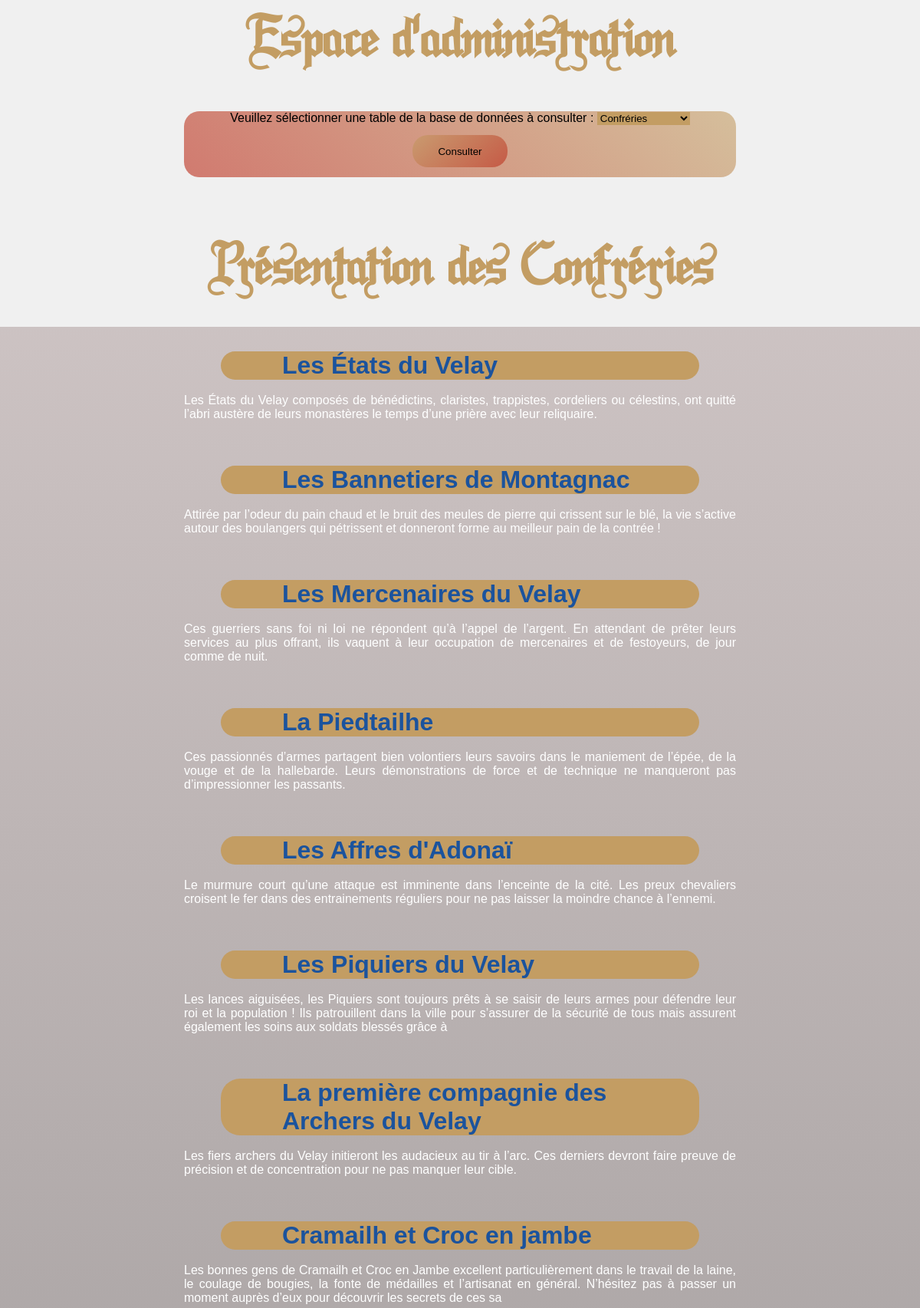
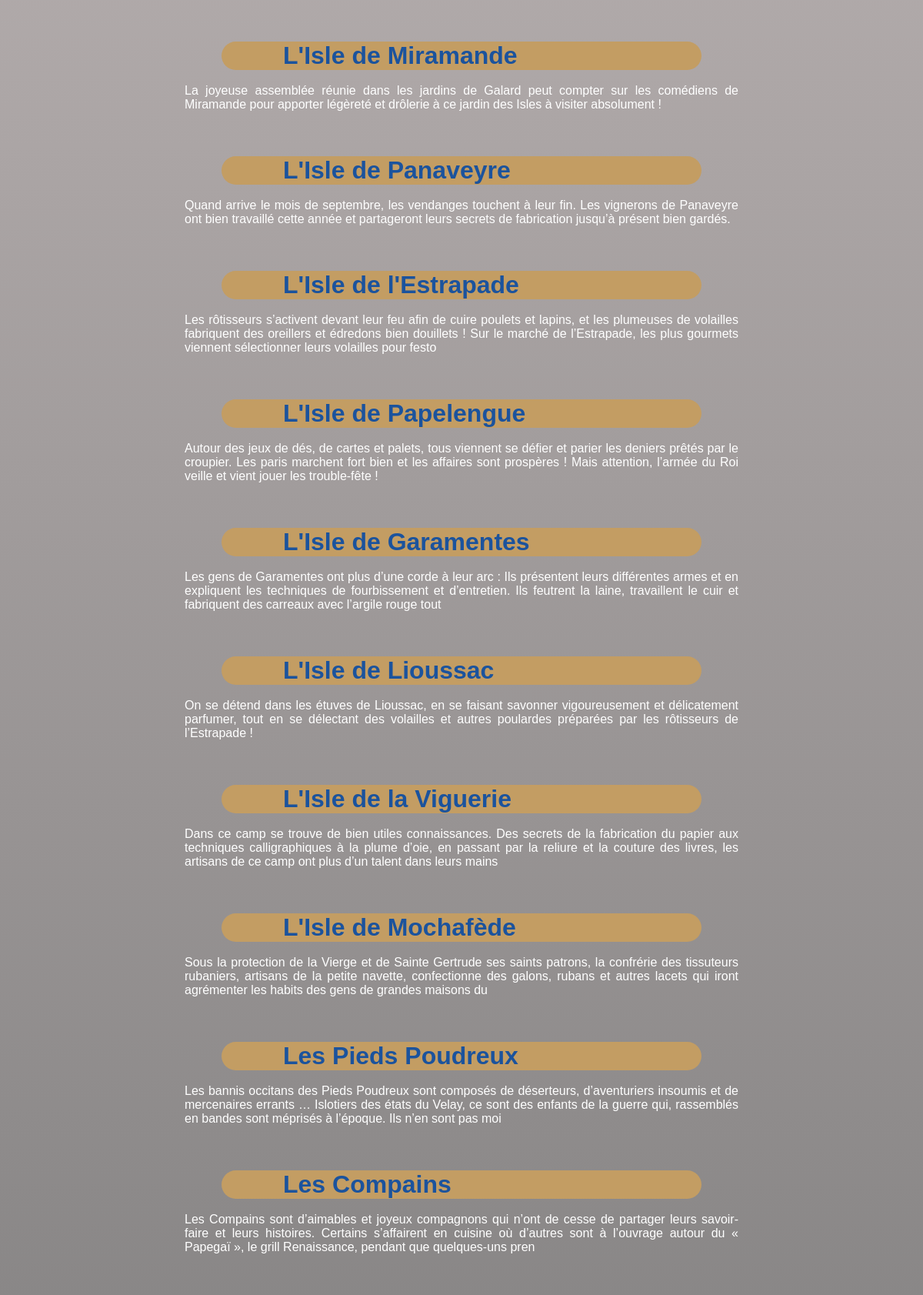
/Versions/V1/Site/confrerie_admin.php (upper part), run on the app's committed database (2 pictures, top to bottom).
### tables this page shows
CREATE TABLE `confrerie` (
  `bio` varchar(255) NOT NULL,
  `nomConfrerie` varchar(255) NOT NULL
);

### Versions/V1/Site/confrerie_admin.php (the view, shortened to what this page needs)
<?php
    $db=new
    PDO('mysql:host=localhost;port=3306;dbname=lcdr','root','');
    $results=$db->query('SELECT nomConfrerie, bio FROM confrerie');
    $tab=$results->fetchAll();
    $confreries=count($tab);
    class Confrerie
    {
        public $nomConfrerie="";
        public $bio="";
        public function __construct($nomConfrerie, $bio)
        {
            $this->nomConfrerie=$nomConfrerie;
            $this->bio=$bio;
        }
        public function affichage()
        {
            echo '<b class="conf-titre">'.$this->nomConfrerie.'</b><div class="espace"><p><br>'.$this->bio.'<br><br><p> </div>';
        }
    }
?>
<!doctype HTML>
<html lang="fr">
    <head>
        <link rel="stylesheet" href="css/style.css">
        <link rel="stylesheet" href="css/conf-pres.css">
    </head>
    <body>
        <h1>Espace d'administration</h1>
        <form method="POST" action="Admin2.php">
        <div class="bouton-admin">
            <label>Veuillez sélectionner une table de la base de données à consulter :</label>
            <select id="select" name="select">
                <option value="Confrerie2.php" selected>Confréries</option>
            </select>
            <button id="button">Consulter</button>
        </div>
        </form>
        <br>
        <h1>Présentation des Confréries</h1>
        <section  class="presentation-conf">
            <div class="contenu">
                <?php
                    $confrerie=array();
                    for($i=0;$i<$confreries;$i++)
                    {
                        $confrerie[$i]=new Confrerie($tab[$i][0], $tab[$i][1]);
                        $confrerie[$i]->affichage();
                    }
                ?>
            </div>
        </section>
    </body>
</html>

### Versions/V1/Site/css/style.css (style rules this page uses)
* { margin: 0; padding: 0; box-sizing: border-box; }
body { background: #f0f0f0; min-height: 200vh; }
h1, h2 { color: #C39D63; font-family: LABRIT; font-size: 9.28vh; text-align: center; }
p { color:#fff; font-family: Arial, Helvetica; text-align: justify; }

### Versions/V1/Site/css/conf-pres.css (style rules this page uses)
.presentation-conf { background: linear-gradient( rgba(180, 164, 164, 0.6),rgba(31, 31, 31, 0.6)); margin-top: 2em; padding: 2em 0; }
.contenu { display: flex; flex-direction: column; margin-left: 20%; margin-right: 20%; justify-content: center; }
.conf-titre { font-size: xx-large; color: #1B539D; background-color: #C39D63; border-radius: 25px; padding-left: 2.5em; margin: 0 1.5em; font-family: Arial, Helvetica; }
.espace { padding-bottom: 2.5em; }
.bouton-admin { text-align: center; font-family: Arial, Helvetica; background: linear-gradient(45deg,rgba(188, 44, 26, 0.6),rgba(195, 157, 99, 0.6)); border-radius: 20px; margin: 3em 20%; }
#button { background: linear-gradient(135deg,rgba(195, 157, 99, 0.6),rgba(188, 44, 26, 0.6)); border-radius: 20px; padding: 1em 2.5em; margin: 1em 0; border: none; transition: 0.6s; }
#select { background-color: #C39D63; border: none; }

### data on the page
confrerie: nomConfrerie "Les États du Velay", bio "Les États du Velay composés de bénédictins, claristes, trappistes, cordeliers ou célestins, ont quitté l’abri austère de leurs monastères le temps d’une prière avec leur reliquaire."
confrerie: nomConfrerie "Les Bannetiers de Montagnac", bio "Attirée par l’odeur du pain chaud et le bruit des meules de pierre qui crissent sur le blé, la vie s’active autour des boulangers qui pétrissent et donneront forme au meilleur pain de la contrée !"
confrerie: nomConfrerie "Les Mercenaires du Velay", bio "Ces guerriers sans foi ni loi ne répondent qu’à l’appel de l’argent. En attendant de prêter leurs services au plus offrant, ils vaquent à leur occupation de mercenaires et de festoyeurs, de jour comme de nuit."
confrerie: nomConfrerie "La Piedtailhe", bio "Ces passionnés d’armes partagent bien volontiers leurs savoirs dans le maniement de l’épée, de la vouge et de la hallebarde. Leurs démonstrations de force et de technique ne manqueront pas d’impressionner les passants."
confrerie: nomConfrerie "Les Affres d'Adonaï", bio "Le murmure court qu’une attaque est imminente dans l’enceinte de la cité. Les preux chevaliers croisent le fer dans des entrainements réguliers pour ne pas laisser la moindre chance à l’ennemi."
confrerie: nomConfrerie "Les Piquiers du Velay", bio "Les lances aiguisées, les Piquiers sont toujours prêts à se saisir de leurs armes pour défendre leur roi et la population ! Ils patrouillent dans la ville pour s’assurer de la sécurité de tous mais assurent également les soins aux soldats blessés grâce à"
confrerie: nomConfrerie "La première compagnie des Archers du Velay", bio "Les fiers archers du Velay initieront les audacieux au tir à l’arc. Ces derniers devront faire preuve de précision et de concentration pour ne pas manquer leur cible."
confrerie: nomConfrerie "Cramailh et Croc en jambe", bio "Les bonnes gens de Cramailh et Croc en Jambe excellent particulièrement dans le travail de la laine, le coulage de bougies, la fonte de médailles et l’artisanat en général. N’hésitez pas à passer un moment auprès d’eux pour découvrir les secrets de ces sa"
confrerie: nomConfrerie "L'Isle de Miramande", bio "La joyeuse assemblée réunie dans les jardins de Galard peut compter sur les comédiens de Miramande pour apporter légèreté et drôlerie à ce jardin des Isles à visiter absolument !"
confrerie: nomConfrerie "L'Isle de Panaveyre", bio "Quand arrive le mois de septembre, les vendanges touchent à leur fin. Les vignerons de Panaveyre ont bien travaillé cette année et partageront leurs secrets de fabrication jusqu’à présent bien gardés."
confrerie: nomConfrerie "L'Isle de l'Estrapade", bio "Les rôtisseurs s’activent devant leur feu afin de cuire poulets et lapins, et les plumeuses de volailles fabriquent des oreillers et édredons bien douillets ! Sur le marché de l’Estrapade, les plus gourmets viennent sélectionner leurs volailles pour festo"
confrerie: nomConfrerie "L'Isle de Papelengue", bio "Autour des jeux de dés, de cartes et palets, tous viennent se défier et parier les deniers prêtés par le croupier. Les paris marchent fort bien et les affaires sont prospères ! Mais attention, l’armée du Roi veille et vient jouer les trouble-fête !"
confrerie: nomConfrerie "L'Isle de Garamentes", bio "Les gens de Garamentes ont plus d’une corde à leur arc : Ils présentent leurs différentes armes et en expliquent les techniques de fourbissement et d’entretien. Ils feutrent la laine, travaillent le cuir et fabriquent des carreaux avec l’argile rouge tout"
confrerie: nomConfrerie "L'Isle de Lioussac", bio "On se détend dans les étuves de Lioussac, en se faisant savonner vigoureusement et délicatement parfumer, tout en se délectant des volailles et autres poulardes préparées par les rôtisseurs de l’Estrapade !"
confrerie: nomConfrerie "L'Isle de la Viguerie", bio "Dans ce camp se trouve de bien utiles connaissances. Des secrets de la fabrication du papier aux techniques calligraphiques à la plume d’oie, en passant par la reliure et la couture des livres, les artisans de ce camp ont plus d’un talent dans leurs mains"
confrerie: nomConfrerie "L'Isle de Mochafède", bio "Sous la protection de la Vierge et de Sainte Gertrude ses saints patrons, la confrérie des tissuteurs rubaniers, artisans de la petite navette, confectionne des galons, rubans et autres lacets qui iront agrémenter les habits des gens de grandes maisons du"
confrerie: nomConfrerie "Les Pieds Poudreux", bio "Les bannis occitans des Pieds Poudreux sont composés de déserteurs, d’aventuriers insoumis et de mercenaires errants … Islotiers des états du Velay, ce sont des enfants de la guerre qui, rassemblés en bandes sont méprisés à l’époque. Ils n’en sont pas moi"
confrerie: nomConfrerie "Les Compains", bio "Les Compains sont d’aimables et joyeux compagnons qui n’ont de cesse de partager leurs savoir-faire et leurs histoires. Certains s’affairent en cuisine où d’autres sont à l’ouvrage autour du « Papegaï », le grill Renaissance, pendant que quelques-uns pren"
